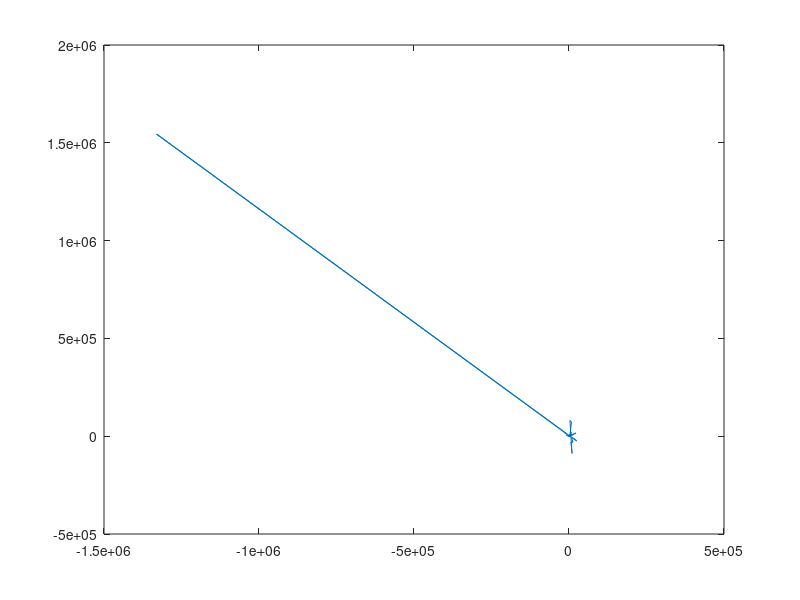

The MATLAB script that drew this image:
close all;
clear all;

load('C.mat');

% Preprocess
data = rawStarData;
n = size(data,1);
cx = 1024/2;
cy = 768/2;
for i = 1:2:8
    check1 = data(:,i) == 1023;
    check2 = data(:,i+1) == 1023;
    check = check1 | check2;
    data(check,i) = NaN;
    data(check,i+1) = NaN;
end

% Scale
data(:,[2,4,6,8]) = data(:,[2,4,6,8]) * (768/1023);

% Assign the data
star1 = data(:,1:2);
star2 = data(:,3:4);
star3 = data(:,5:6);
star4 = data(:,7:8);

% Determine for unseen stars
s1g = ~isnan(star1(:,1));
s2g = ~isnan(star2(:,1));
s3g = ~isnan(star3(:,1));
s4g = ~isnan(star4(:,1));

% Calcuations
ref = [0, 1];

% Extract x and y of seen stars
z = zeros(n,1);
ssx = logical([s1g,z,s2g,z,s3g,z,s4g,z]);
ssy = logical([z,s1g,z,s2g,z,s3g,z,s4g]);
dg = [s1g,s2g,s3g,s4g];
numStars = sum(ssx,2);

% Calculate Robot Position
robot_o = [512, 512];
robot = zeros(n,1);
for i = 1:n
    N = numStars(i);
    robot(i,1) = NaN;
    robot(i,2) = NaN;
    if (N >= 3)
        x = data(i,ssx(i,:))';
        y = data(i,ssy(i,:))';
        
        pts = [x, y]';
        th1 = acosd(dot(pts(:,1),ref')/(norm(pts(:,1))*norm(ref')));
        th2 = acosd(dot(pts(:,2),ref')/(norm(pts(:,2))*norm(ref')));
        T12 = cotd(th2-th1);
        
        x1 = x(1) - x(2);
        x3 = x(3) - x(2);
        y1 = y(1) - y(2);
        y3 = y(3) - y(2);
        
        x12 = x1 + T12*y1;
        x23 = x3 + T12*y3;
        x31 = y3-y1;
        y12 = y1 - T12*x1;
        y23 = y3 - T12*x3;
        y31 = x1 - x3;
        
        k31 = x1*y3 - x3*y1;
        D = (x23 - x12)*y31 + (y12 - y23)*(x31);
        xr = x(2) + (k31*(y12-y23))/D;
        yr = y(2) + (k31*(x23-x12))/D;

        robot(i,1) = xr;
        robot(i,2) = yr;
    end
end

% Plot robot path
figure(1);
title('Robot Path');
axis([0 1024 0 768]);
plot(robot(:,1), robot(:,2));